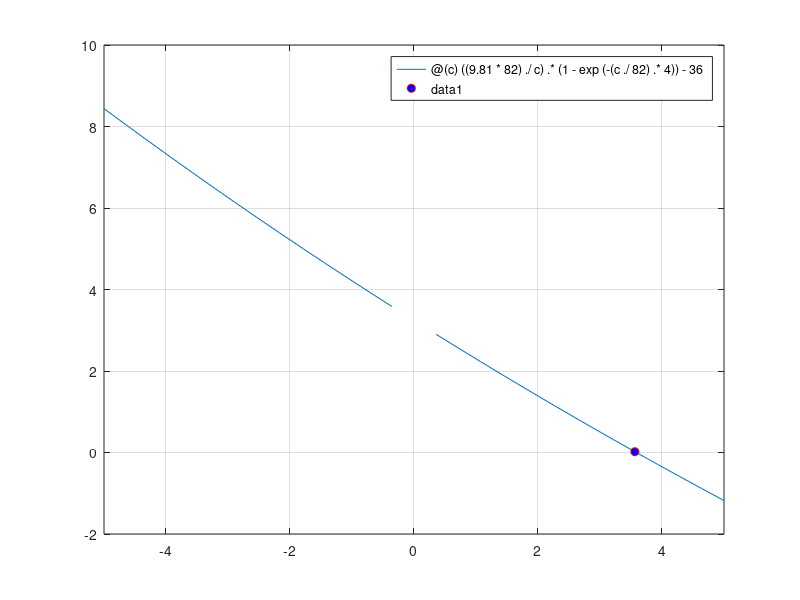

Here is the MATLAB script that generated this plot:
%{
Question 5.14 in text book.
Use bisection to determine the drag coeffi cient needed so that an 
82-kg parachutist has a velocity of 36 m/s after 4 s of free fall. 
Note:  The  acceleration of gravity is 9.81  m/s2. Start with  
initial guesses of xl=3 and xu=5and iterate until the approximate relative
error falls below 2%. Also perform an error check by sub-stituting your 
final answer into the original equation.
%}
f = @(c) ((9.81*82)./c).*(1-exp(-(c./82).*4)) - 36;
fplot(f);
grid on;
hold on;
es = 2;
xi = 3;
xu = 5;
xo = xi;
count = 0;
ea = 100;
while ea>es
    xm = (xi+xu)/2;
    fprintf("%f, %f, %f\n", f(xi), f(xu), f(xm));
    if f(xu)*f(xm) > 0
        xu = xm;
    elseif f(xi)*f(xm) > 0
        xi = xm;
    end 
    ea = 100 * abs((xm-xo)/xm);
    count = count + 1;
    xo = xm;
    fprintf("%f, %f, %f, %f, %f, %f, %f\n",xi, xu, xo, f(xi), f(xu), f(xo), ea)
end
plot(xm, f(xm), 'or', 'MarkerFaceColor', 'b');